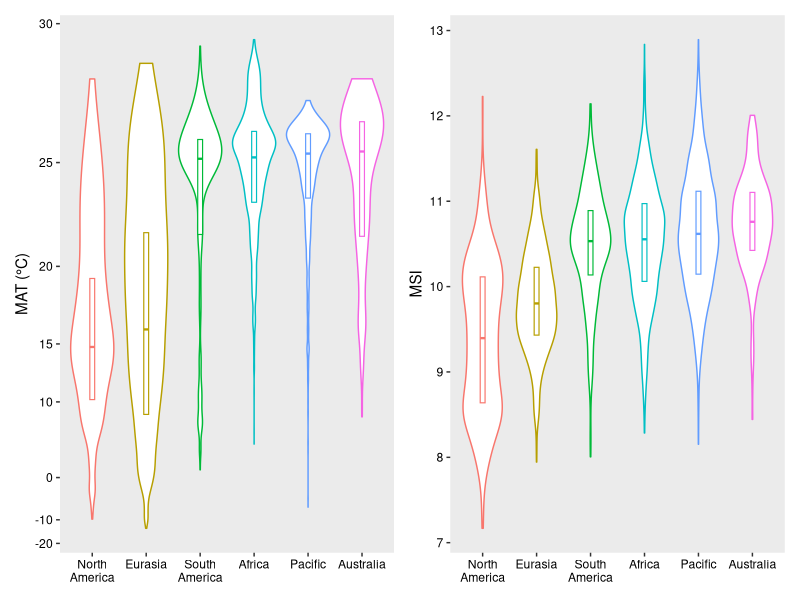
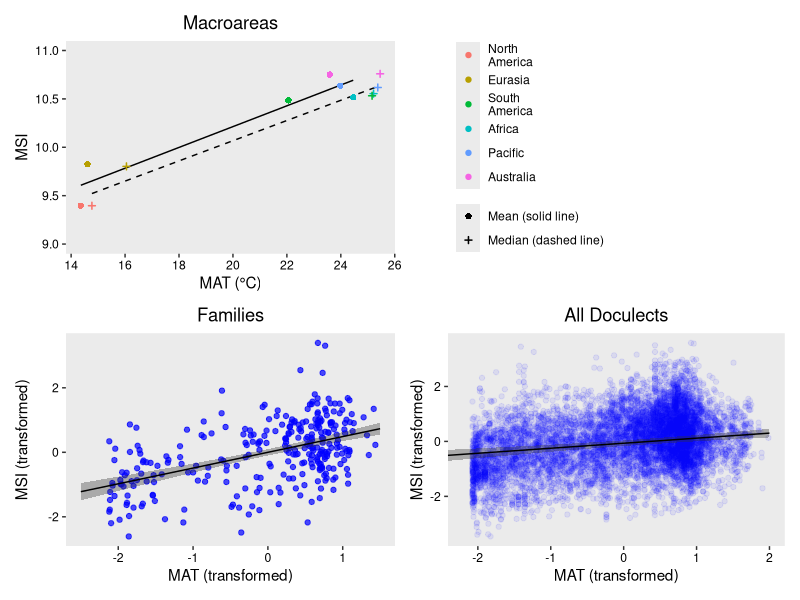
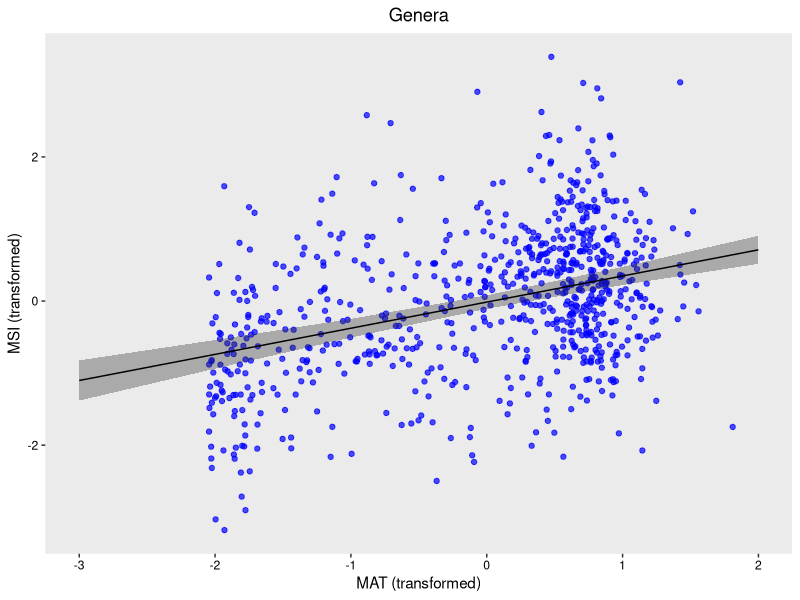
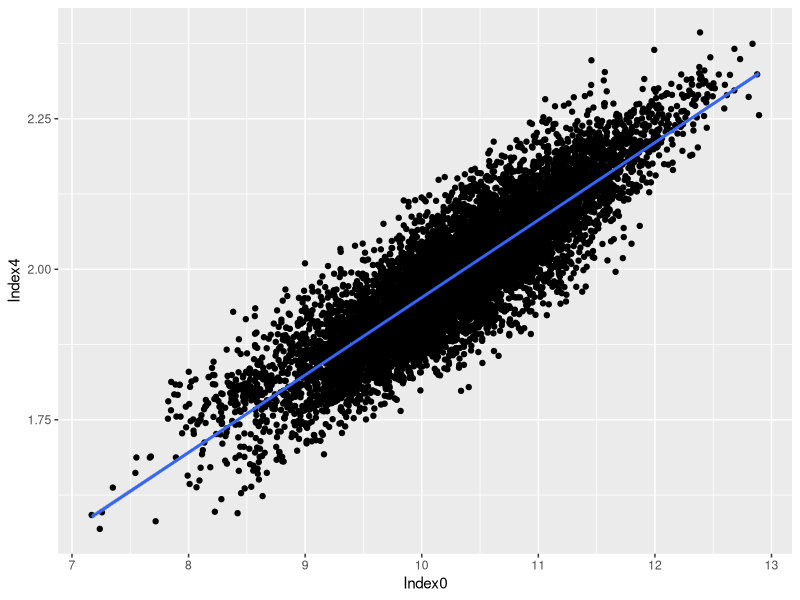
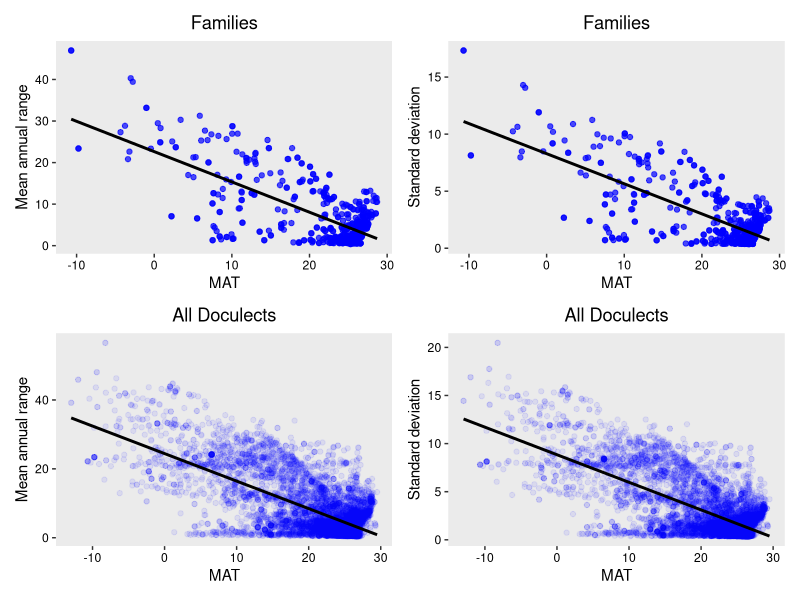

The R script that drew these images, in order:
library(lmerTest)
library(ggplot2)
library(ggrepel)
library(ggeffects)
library(dplyr)
library(effects)
library(patchwork)


# Read csv files

d_mac <- read.csv(file = "data_macroarea.csv")
d_fam <- read.csv(file = "data_family.csv")
d_gen <- read.csv(file = "data_genus.csv")
d_all <- read.csv(file = "data.csv")

d_mac$Macroarea <- sub("Am", "\nAm", d_mac$Macroarea)
d_all$Macroarea <- sub("Am", "\nAm", d_all$Macroarea)
d_mac_mean <- d_mac %>% filter(Method == "mean")
d_mac_med <- d_mac %>% filter(Method == "median")
d_fam_mean <- d_fam %>% filter(Method == "mean")
d_gen_mean <- d_gen %>% filter(Method == "mean")


# Fit models

m_mac_mean <- lm(Index0 ~ T, data = d_mac_mean)
m_mac_med <- lm(Index0 ~ T, data = d_mac_med)
m_fam <- lm(Index0_trans ~ T_trans, data = d_fam_mean)
m_gen <- lmer(Index0_trans ~ T_trans + (T_trans | Family), data = d_gen)
m_gen_1 <- lmer(Index0_trans ~ T_trans + (1 | Family), data = d_gen)
m_all <- lmer(Index0_trans ~ T_trans + (T_trans | Family), data = d_all)
m_all_1 <- lmer(Index0_trans ~ T_trans + (1 | Family), data = d_all)
anova(m_gen, m_gen_1)  # p < 0.001. Use m_gen
anova(m_all, m_all_1)  # p < 0.001. Use m_all

summary(m_mac_mean)
summary(m_mac_med)
summary(m_fam)
summary(m_gen)
summary(m_all)


# Plot distribution

order <- d_mac_med[order(d_mac_med$Index0), ]$Macroarea
d_mac$Macroarea <- factor(d_mac$Macroarea, levels = order) # reorder by medians
d_all$Macroarea <- factor(d_all$Macroarea, levels = order)

p01 <- ggplot(d_all, aes(x = Macroarea, y = T, color = Macroarea)) +
  geom_violin(scale = "width", width = 0.8) +
  geom_boxplot(width = 0.09, lwd = 0.4, outlier.shape = NA, coef = 0) +
  theme(panel.grid.major = element_blank(), panel.grid.minor = element_blank(),
        axis.text.x = element_text(color = "black"),
        axis.text.y = element_text(color = "black"),
        legend.position = "none", axis.title.x = element_blank()) +
  coord_trans(y = scales::exp_trans(1.06)) +
  scale_y_continuous(breaks = c(-20,-10,0,10,15,20,25,30)) +
  ylab("MAT (°C)")
p02 <- ggplot(d_all, aes(x = Macroarea, y = Index0, color = Macroarea)) +
  geom_violin(scale = "width", width = 0.75) +
  geom_boxplot(width = 0.09, lwd = 0.4, outlier.shape = NA, coef = 0) +
  theme(panel.grid.major = element_blank(), panel.grid.minor = element_blank(),
        axis.text.x = element_text(color = "black"),
        axis.text.y = element_text(color = "black"),
        legend.position = "none", axis.title.x = element_blank()) +
  ylab("MSI")
p01 + p02
# Then, save as distribution.pdf (7 * 4 inches)


# Plot correlation

e_mac_mean <- ggpredict(m_mac_mean, terms = "T")
e_mac_med <- ggpredict(m_mac_med, terms = "T")
e_fam <- ggpredict(m_fam, terms = "T_trans")
e_gen <- ggpredict(m_gen, terms = "T_trans")
e_all <- ggpredict(m_all, terms = "T_trans")

p1_labels <- c("Mean (solid line)", "Median (dashed line)")
p1 <- ggplot() +
  geom_line(data = e_mac_mean, aes(x, predicted)) +
  geom_line(data = e_mac_med, aes(x, predicted), linetype = "dashed") +
  geom_point(data = d_mac, aes(T, Index0, color = Macroarea,
                               shape = Method, stroke = Method, size = Method)) +
  scale_shape_manual(labels = p1_labels, values = c(16, 3)) +
  scale_size_manual(labels = p1_labels, values = c(1.5, 1.1)) +
  scale_discrete_manual(labels = p1_labels, aesthetics = "stroke", values = c(1, 0.8)) +
  theme(panel.grid.major = element_blank(), panel.grid.minor = element_blank(),
        axis.text.x = element_text(color = "black"),
        axis.text.y = element_text(color = "black"),
        legend.title = element_blank(),
        legend.spacing.y = unit(-0.5, "cm"), legend.margin = margin(),
        plot.title = element_text(hjust = 0.5)) +
  coord_cartesian(ylim = c(9, 11)) +
  ggtitle("Macroareas") +
  xlab("MAT (°C)") + ylab("MSI")
p2 <- ggplot() +
  geom_point(data = d_fam_mean, aes(T_trans, Index0_trans), color = "blue", alpha = 0.7) +
  geom_ribbon(data = e_fam, aes(x, ymin = conf.low, ymax = conf.high), alpha = 0.35) +
  geom_line(data = e_fam, aes(x, predicted)) +
  theme(panel.grid.major = element_blank(), panel.grid.minor = element_blank(),
        axis.text.x = element_text(color = "black"),
        axis.text.y = element_text(color = "black"),
        plot.title = element_text(hjust = 0.5)) +
  ggtitle("Families") +
  xlab("MAT (transformed)") + ylab("MSI (transformed)")
p3 <- ggplot() +
  geom_point(data = d_all, aes(T_trans, Index0_trans), color = "blue", alpha = 0.08) +
  geom_ribbon(data = e_all, aes(x, ymin = conf.low, ymax = conf.high), alpha = 0.35) +
  geom_line(data = e_all, aes(x, predicted)) +
  theme(panel.grid.major = element_blank(), panel.grid.minor = element_blank(),
        axis.text.x = element_text(color = "black"),
        axis.text.y = element_text(color = "black"),
        plot.title = element_text(hjust = 0.5)) +
  coord_cartesian(xlim = c(-2.2, 2)) +
  ggtitle("All Doculects") +
  xlab("MAT (transformed)") + ylab("MSI (transformed)")
p1 + guide_area() + p2 + p3 + plot_layout(guides = "collect", design = "AAB#\nCCDD")
# Then, save as correlation.pdf (6 * 6 inches)

ggplot() +
  geom_point(data = d_gen_mean, aes(T_trans, Index0_trans), color = "blue", alpha = 0.7) +
  geom_ribbon(data = e_gen, aes(x, ymin = conf.low, ymax = conf.high), alpha = 0.35) +
  geom_line(data = e_gen, aes(x, predicted)) +
  theme(panel.grid.major = element_blank(), panel.grid.minor = element_blank(),
        axis.text.x = element_text(color = "black"),
        axis.text.y = element_text(color = "black"),
        plot.title = element_text(hjust = 0.5)) +
  ggtitle("Genera") +
  xlab("MAT (transformed)") + ylab("MSI (transformed)")
# Then, save as correlation_genera.pdf (4 * 4 inches)


# Linear correlation between different sonority scales

r2s <- matrix(0, 5, 5)
r2s_trans <- matrix(0, 5, 5)
for (i in 0:4) {
  for (j in 0:4) {
    if (i == j) next
    fomula <- paste("Index", i, " ~ ", "Index", j, sep = "")
    fomula_trans <- paste("Index", i, "_trans ~ ", "Index", j, "_trans", sep = "")
    r2s[i + 1, j + 1] <- summary(lm(fomula, data = d_all))$r.squared
    r2s_trans[i + 1, j + 1] <- summary(lm(fomula_trans, data = d_all))$r.squared
  }
}
print(r2s)

ggplot(d_all, aes(x = Index0, y = Index4)) +
  geom_point() +
  geom_smooth(method = lm)
m_in0_in4 <- lm(Index4 ~ Index0, data = d_all)
summary(m_in0_in4)


# Linear correlation between mean annual range or standard deviation

m_all_diff_sd <- lm(T_sd ~ T_diff, data = d_all)
summary(m_all_diff_sd)

m_fam_diff_0 <- lm(Index0_trans ~ T_trans * T_diff, data = d_fam)
m_fam_diff_1 <- lm(Index0_trans ~ T_trans + T_diff, data = d_fam)
anova(m_fam_diff_0, m_fam_diff_1)  # p = 0.216. Use m_fam_diff_1
summary(m_fam_diff_1)

m_fam_sd_0 <- lm(Index0_trans ~ T_trans * T_sd, data = d_fam)
m_fam_sd_1 <- lm(Index0_trans ~ T_trans + T_sd, data = d_fam)
anova(m_fam_sd_0, m_fam_sd_1)  # p = 0.170. Use m_fam_sd_1
summary(m_fam_sd_1)

m_fam_diff <- lm(T_diff ~ T, data = d_fam)
m_fam_sd <- lm(T_sd ~ T, data = d_fam)
m_all_diff <- lm(T_diff ~ T, data = d_all)
m_all_sd <- lm(T_sd ~ T, data = d_all)
summary(m_fam_diff)
summary(m_fam_sd)
summary(m_all_diff)
summary(m_all_sd)

p1 <- ggplot(d_fam, aes(T, T_diff)) +
  geom_point(color = "blue", alpha = 0.7) +
  geom_smooth(method = lm, color = "black", se = F) +
  theme(panel.grid.major = element_blank(), panel.grid.minor = element_blank(),
        axis.text.x = element_text(color = "black"),
        axis.text.y = element_text(color = "black"),
        plot.title = element_text(hjust = 0.5)) +
  ggtitle("Families") +
  xlab("MAT") + ylab("Mean annual range")
p2 <- ggplot(d_fam, aes(T, T_sd)) +
  geom_point(color = "blue", alpha = 0.7) +
  geom_smooth(method = lm, color = "black", se = F) +
  theme(panel.grid.major = element_blank(), panel.grid.minor = element_blank(),
        axis.text.x = element_text(color = "black"),
        axis.text.y = element_text(color = "black"),
        plot.title = element_text(hjust = 0.5)) +
  ggtitle("Families") +
  xlab("MAT") + ylab("Standard deviation")
p3 <- ggplot(d_all, aes(T, T_diff)) +
  geom_point(color = "blue", alpha = 0.08) +
  geom_smooth(method = lm, color = "black", se = F) +
  theme(panel.grid.major = element_blank(), panel.grid.minor = element_blank(),
        axis.text.x = element_text(color = "black"),
        axis.text.y = element_text(color = "black"),
        plot.title = element_text(hjust = 0.5)) +
  ggtitle("All Doculects") +
  xlab("MAT") + ylab("Mean annual range")
p4 <- ggplot(d_all, aes(T, T_sd)) +
  geom_point(color = "blue", alpha = 0.08) +
  geom_smooth(method = lm, color = "black", se = F) +
  theme(panel.grid.major = element_blank(), panel.grid.minor = element_blank(),
        axis.text.x = element_text(color = "black"),
        axis.text.y = element_text(color = "black"),
        plot.title = element_text(hjust = 0.5)) +
  ggtitle("All Doculects") +
  xlab("MAT") + ylab("Standard deviation")
(p1 + p2) / (p3 + p4)
# Then, save as range.pdf (6 * 6 inches)
